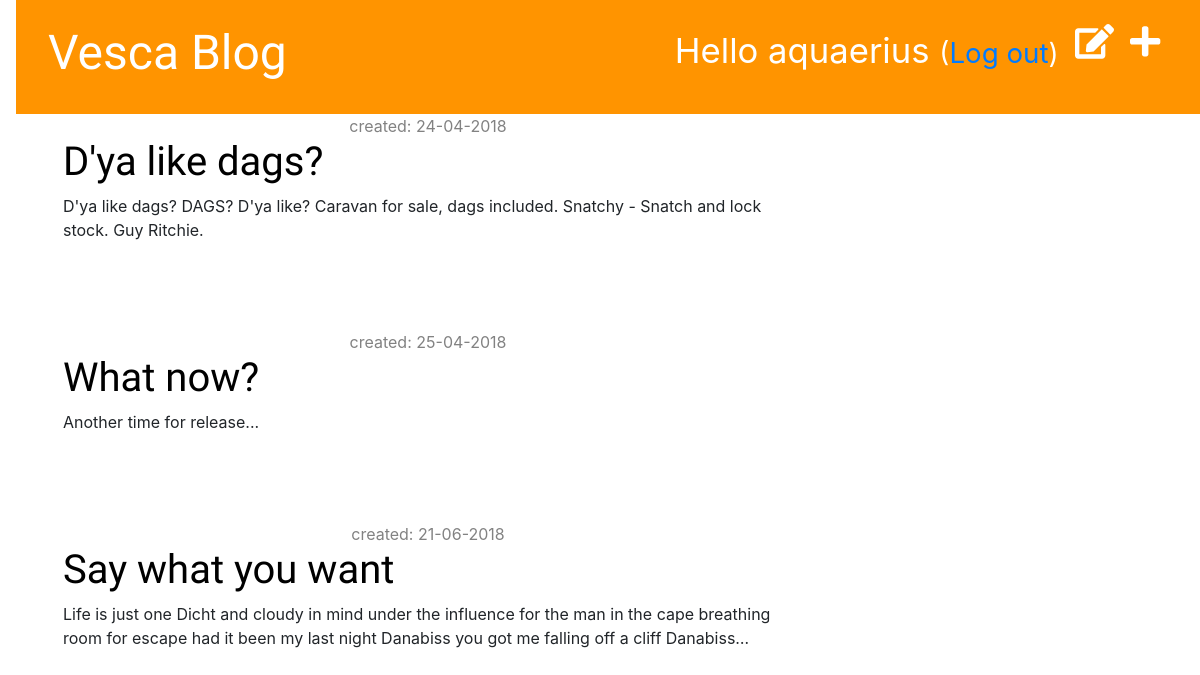
The page /blog/drafts/ (signed in) on the database its author committed.
### blog/models.py (models this page shows, shortened)
class Post(models.Model):
    author = models.ForeignKey('auth.User', on_delete = models.CASCADE)
    title = models.CharField(max_length = 200)
    text = models.TextField()
    created_date = models.DateTimeField(default = timezone.now)
    published_date = models.DateTimeField(blank = True, null = True)

### blog/views.py (the view)
@login_required
def post_draft_list(request):
	posts = Post.objects.filter(published_date__isnull=True).order_by('created_date')
	return render(request, 'blog/post_draft_list.html', {'posts':posts})

### blog/templates/blog/post_draft_list.html
{% extends 'blog/base.html' %}
{% block content %}
    {% for post in posts %}
        <div class="post">
            <p class="date">created: {{ post.created_date|date:'d-m-Y' }}</p>
            <h1><a href="{% url 'post_detail' pk=post.pk %}">{{ post.title }}</a></h1>
            <p>{{ post.text|truncatechars:200 }}</p>
        </div>
    {% endfor %}
{% endblock %}

### blog/templates/blog/base.html (shortened to what this page needs)
{% load staticfiles  %}
<html>
<head>
    <link href="https://stackpath.bootstrapcdn.com/bootstrap/4.1.1/css/bootstrap.min.css" rel="stylesheet">
    <link rel="stylesheet" href="{% static 'css/blog.css' %}">
</head>
<body>
    <div class='page-header' >
	{% if user.is_authenticated %}
        <a href="{% url 'post_new' %}" class="top-menu"><i class="fas fa-plus"></i></a>
	    <a href="{% url 'post_draft_list' %}" class="top-menu"><i class="fas fa-edit"></i></a>
	    <p class="top-menu">Hello {{ user.username }} <small>(<a href="{% url 'logout' %}">Log out</a>)</small></p>
	{% else %}
		<a href="{% url 'login' %}" class="top-menu"><i class="fas fa-lock"></i></a>
	{% endif %}
	<h1><a href="/">Vesca Blog</a></h1>
    </div>
    <div class="content container">
        <div class="row">
            <div class="col-lg-8">
               {% block content %}
	       {% endblock %}
            </div>
        </div>
    </div>
</body>
</html>

### blog/static/css/blog.css (style rules this page uses)
body { padding-left: 1rem; }
h1 a { color: #FCA205; font-family: 'Lobster'; }
.page-header { background-color: #ff9400; margin-top: 0; padding: 1.5rem 1.5rem 1.5rem 2rem; }
.page-header h1, .page-header h1 a, .page-header h1 a:visited, .page-header h1 a:active { color: #ffffff; font-size: 36pt; text-decoration: none; }
.content { margin-left: 2rem; }
.container { display: flex; flex-direction: column; justify-content:center; }
h1, h2, h3, h4 { font-family: 'Lobster', cursive; }
.date { margin:auto; color: #828282; }
.top-menu, .top-menu:hover, .top-menu:visited { color: #ffffff; float: right; font-size: 26pt; margin-right: 1rem; }
.post { display:flex; flex-direction:column; margin-bottom: 4.5rem; }
.post h1 a, .post h1 a:visited { color: #000000; }

### rows shown on the page
Post: created_date "24-04-2018", title "D'ya like dags?", text "D'ya like dags? DAGS? D'ya like? Caravan for sale, dags included. Snatchy - Snatch and lock stock. Guy Ritchie."
Post: created_date "25-04-2018", title "What now?", text "Another time for release..."
Post: created_date "21-06-2018", title "Say what you want", text "Life is just one Dicht and cloudy in mind under the influence for the man in the cape breathing room for escape had it been my last night Danabiss you got me falling off a cliff Danabiss…"

### other values the page prints
{{ user.username }} "aquaerius"
